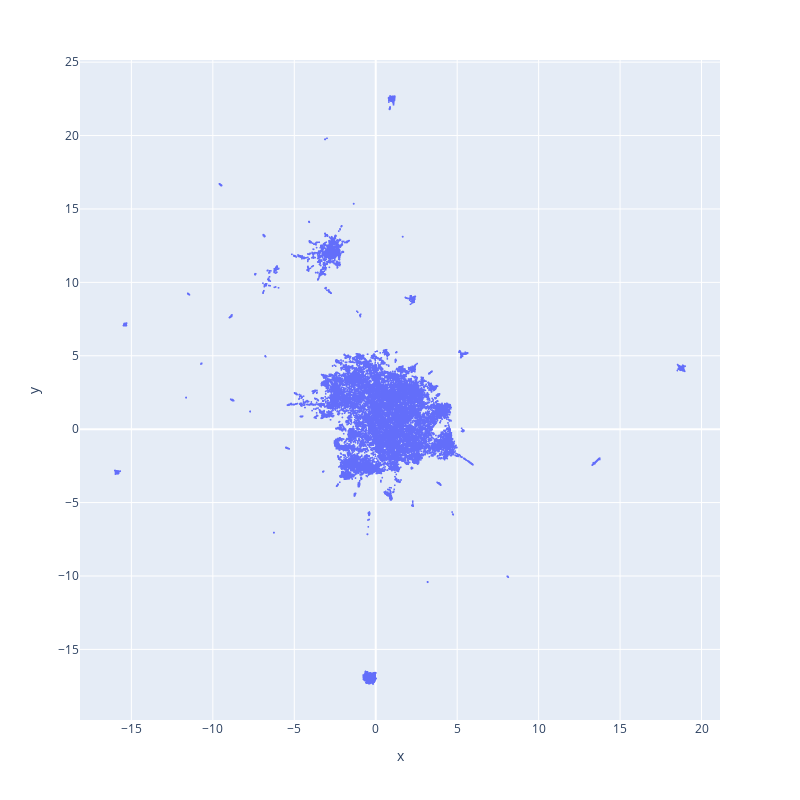

The code cell stored with this chart in its notebook:
### Code cell
# TODO make this plot just a trace, to fit in gridplot

fig = px.scatter(x=uembs[:,0], y=uembs[:,1])

fig.update_layout(width=800, height=800)
fig.update_traces(marker=dict(size=2))

# plotting to show how the embeddings are when just dimensionality reduction is used
fig_show_save(fig, "umap-scatter", show=conf["show_figs"])

### Figure 1 — Plotly figure (JSON) as saved in the notebook; plotly's stock layout.template omitted (floating-point values rounded to 4 significant figures; data arrays with more than 128 entries replaced by an {"elided": "..."} marker saying what was removed)
{"data": [{"hovertemplate": "x=%{x}<br>y=%{y}<extra></extra>", "legendgroup": "", "marker": {"color": "#636efa", "size": 2, "symbol": "circle"}, "mode": "markers", "name": "", "showlegend": false, "type": "scattergl", "x": {"elided": "32469 float values"}, "xaxis": "x", "y": {"elided": "32469 float values"}, "yaxis": "y"}], "layout": {"height": 800, "legend": {"tracegroupgap": 0}, "margin": {"t": 60}, "width": 800, "xaxis": {"anchor": "y", "domain": [0, 1], "title": {"text": "x"}}, "yaxis": {"anchor": "x", "domain": [0, 1], "title": {"text": "y"}}}}
